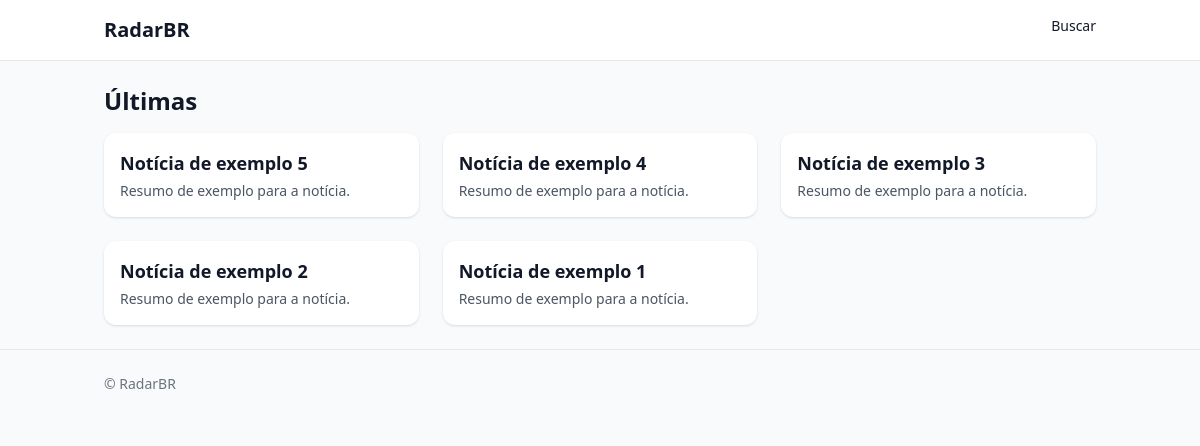
The page / on the database its author committed.
### siteapp/models.py (models this page shows, shortened)
class Post(models.Model):
    title = models.CharField(max_length=180)
    slug = models.SlugField(max_length=200, unique=True, blank=True)
    category = models.ForeignKey(Category, on_delete=models.SET_NULL, null=True, blank=True, related_name="posts")
    excerpt = models.CharField(max_length=240, blank=True)
    content = models.TextField()
    cover = models.ImageField(upload_to="covers/", blank=True, null=True)
    cover_alt = models.CharField(max_length=180, blank=True)
    source_name = models.CharField("Fonte (nome)", max_length=120, blank=True)
    source_url = models.URLField("Fonte (URL)", blank=True)
    published_at = models.DateTimeField(auto_now_add=True)
    updated_at = models.DateTimeField(auto_now=True)
    is_published = models.BooleanField(default=True)
    class Meta:
        ordering = ["-published_at"]
        indexes = [
            models.Index(fields=["slug"]),
            models.Index(fields=["is_published","published_at"]),
        ]
    def get_absolute_url(self):
        return reverse("post_detail", args=[self.slug])

### siteapp/views.py (the view)
# urls.py: path("", home, name="home"),
def home(request):
    qs = Post.objects.filter(is_published=True, published_at__lte=timezone.now())
    page_obj = Paginator(qs, PAGE_SIZE).get_page(request.GET.get("page"))
    return render(request, "home.html", {"page_obj": page_obj})

### siteapp/context_processors.py (called while the page is built)
def site_constants(request):
    return {
        "SITE_NAME": getattr(settings, "SITE_NAME", "RadarBR"),
        "GA4_ID": getattr(settings, "GA4_ID", ""),
        "SEARCH_CONSOLE_TOKEN": getattr(settings, "SEARCH_CONSOLE_TOKEN", ""),
    }

### templates/home.html (shortened to what this page needs)
{% extends "base.html" %}
{% block content %}
<h1 class="text-2xl font-semibold mb-4">Últimas</h1>
<div class="grid gap-6 sm:grid-cols-2 lg:grid-cols-3">
  {% for p in page_obj %}
  <article class="bg-white rounded-xl shadow p-4">
    <a href="{{ p.get_absolute_url }}"><h2 class="font-semibold text-lg">{{ p.title }}</h2></a>
    <p class="text-sm text-gray-600 mt-1 line-clamp-3">{{ p.excerpt }}</p>
  </article>
  {% empty %}<p>Nenhuma notícia publicada ainda.</p>{% endfor %}
</div>
{% endblock %}

### templates/base.html (shortened to what this page needs)
<!doctype html><html lang="pt-br">
<head>
<script src="https://cdn.tailwindcss.com"></script>
</head><body class="bg-gray-50 text-gray-900">
<header class="bg-white border-b"><div class="max-w-5xl mx-auto px-4 py-4 flex justify-between">
  <a href="/" class="text-xl font-bold">{{ SITE_NAME }}</a>
  <nav class="text-sm"><a class="hover:underline" href="/buscar/">Buscar</a></nav>
</div></header>
<main class="max-w-5xl mx-auto px-4 py-6">{% block content %}{% endblock %}</main>
<footer class="border-t text-sm text-gray-500"><div class="max-w-5xl mx-auto px-4 py-6">© {{ SITE_NAME }} {{ now|date:"Y" }}</div></footer>
</body></html>

### rows shown on the page
Post: title "Notícia de exemplo 5", excerpt "Resumo de exemplo para a notícia."
Post: title "Notícia de exemplo 4", excerpt "Resumo de exemplo para a notícia."
Post: title "Notícia de exemplo 3", excerpt "Resumo de exemplo para a notícia."
Post: title "Notícia de exemplo 2", excerpt "Resumo de exemplo para a notícia."
Post: title "Notícia de exemplo 1", excerpt "Resumo de exemplo para a notícia."

### other values the page prints
{{ SITE_NAME }} "RadarBR"
